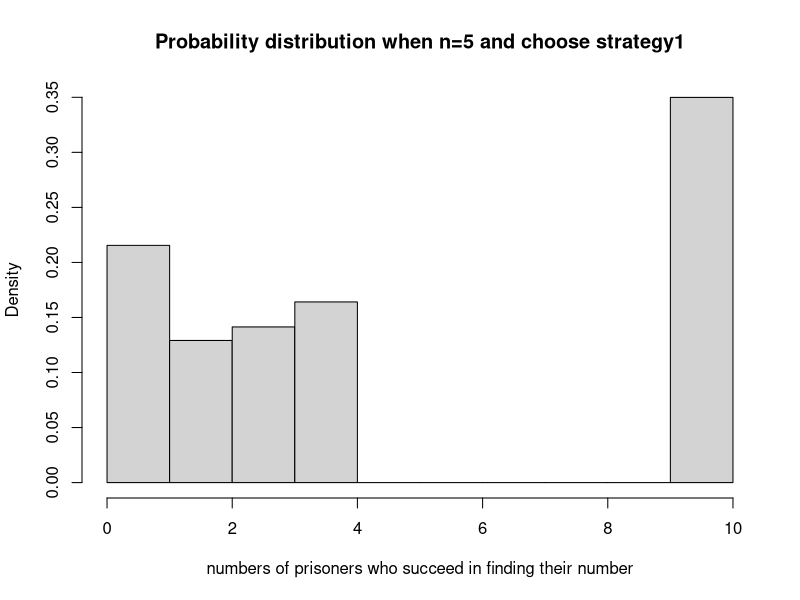
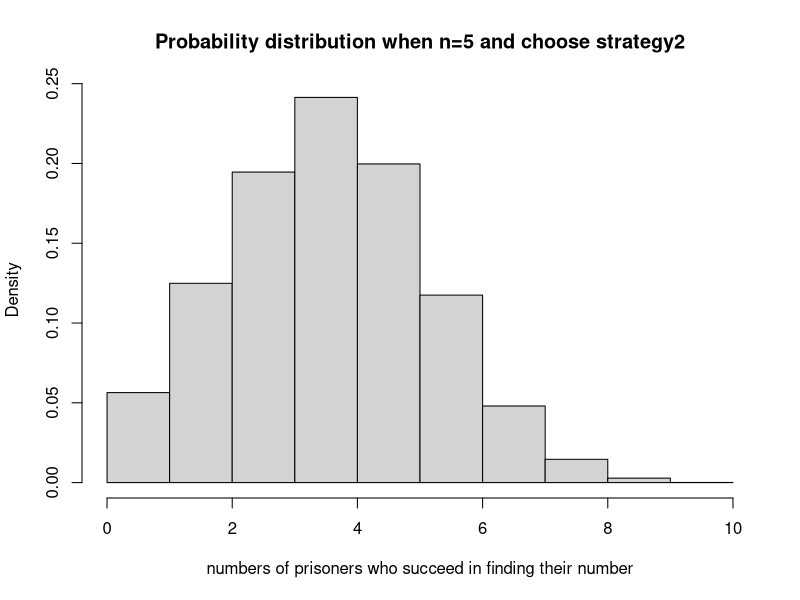
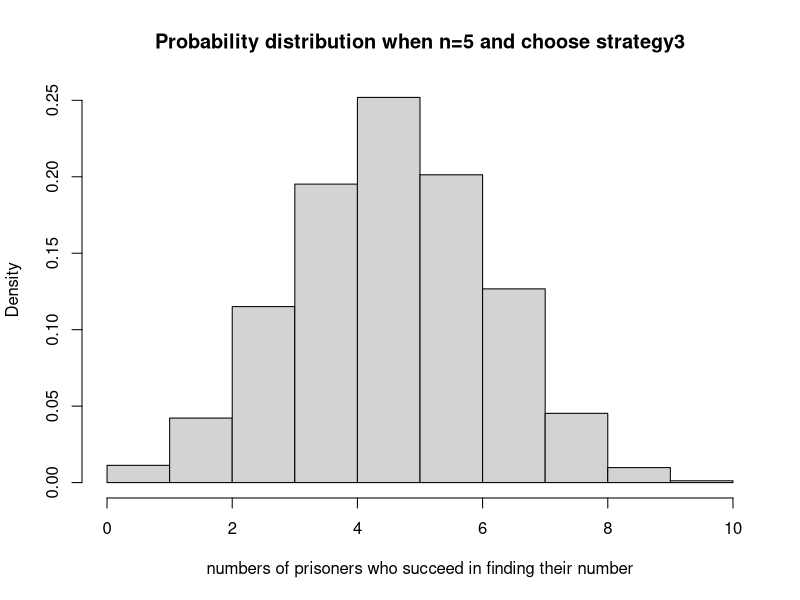
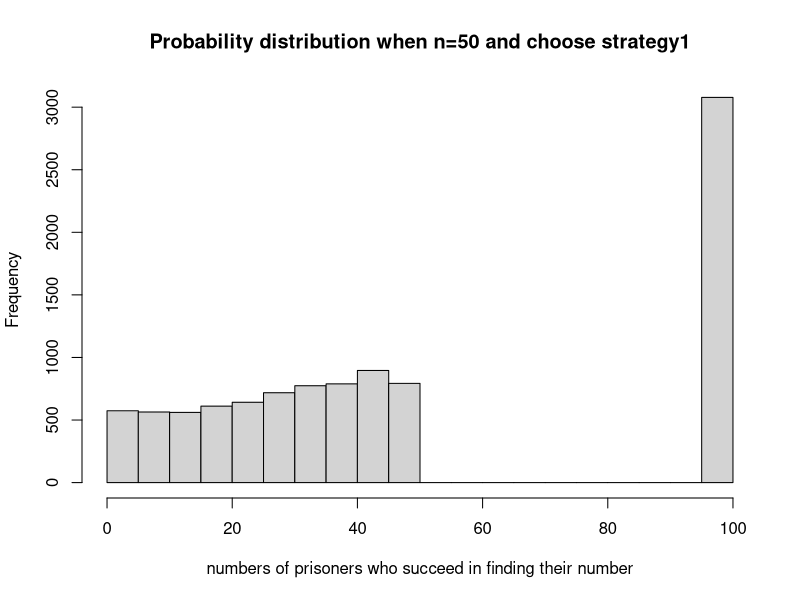
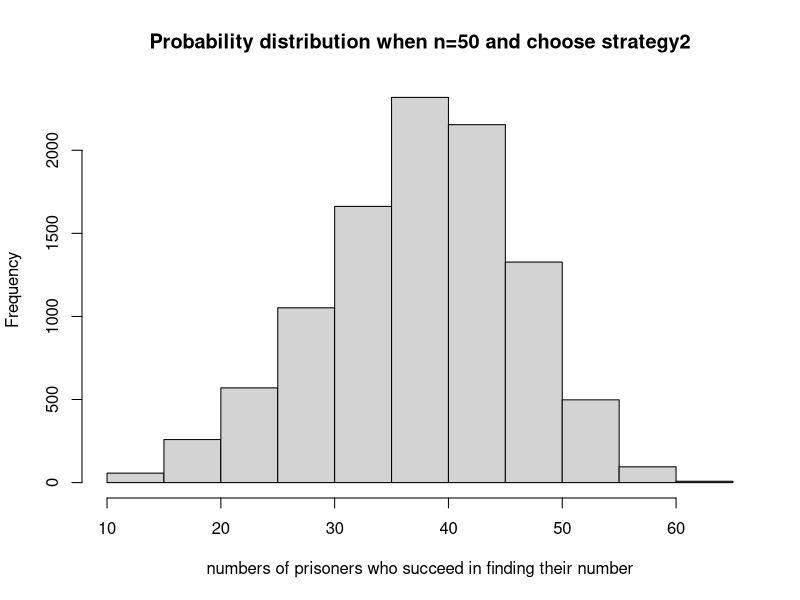
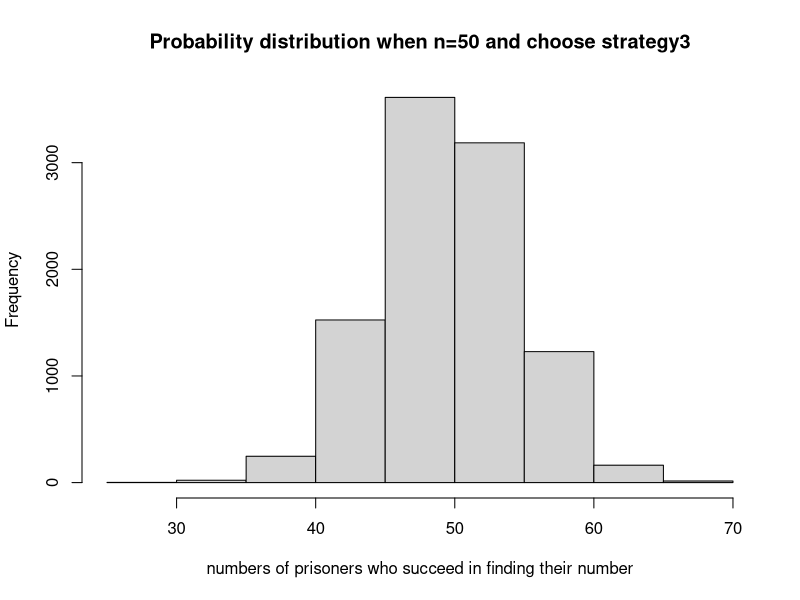
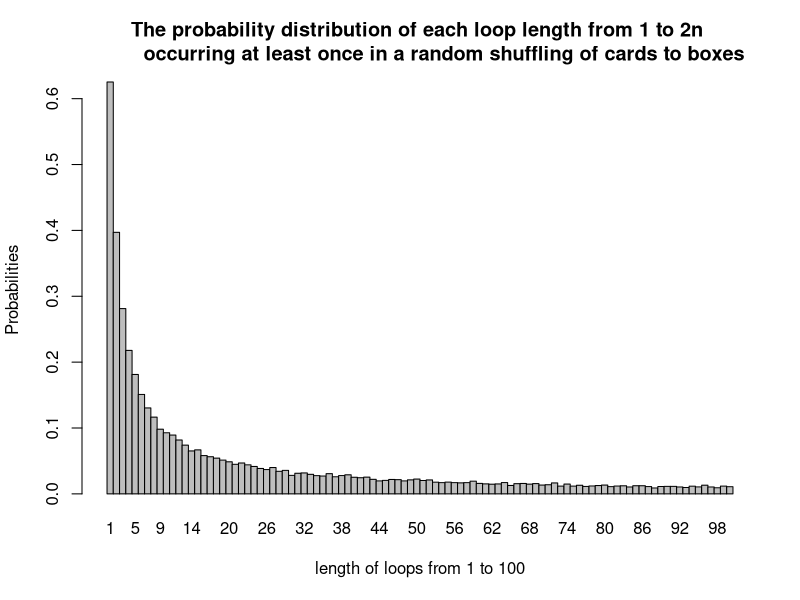

Write the R code that produced these figures, in order. (Note: a time limit stopped this script after it produced the figures.)
#Group member: Muhua Lu(s2445078), Luyu Sun(s2407311), Jiaqi Zhou(s2318871)
#The address of our github repo: https://github.com/lance0606/SP.git
#Member contributions:
#Luyu Sun is responsible for writing the code for startegy1/2/3 and comment improvement;
#Muhua Lu  is responsible for writing the code for Pone, Pall and example code;
#Jiaqi Zhou is responsible for writing the code for dloop and related functions and example code;
#While writing the code, we all ran into issues individually, but through group discussions, 
#we resolved those issues together as well. Each of us is responsible for our own part, 
#but each of us participated in the whole project, understood and discussed all the code.

#Overview：
#This project uses stochastic simulation to investigate a probability puzzle.

#And the set up of this puzzle is:
#there are 2n prisoners and each of them has a unique number (from 1 to 2n). 

#And there is a room with 2n boxes in this prison, each box with a unique number
#from 1 to 2n painted on the lid.

#There are 2n cards, each printed with a number chosen at random from 1 to 2n.

#The task of the prisoners is to find cards with the same number as their own by
#opening up to n boxes, and if all prisoners succeed in finding their number, 
#all of them will be freed.

#In addition, after each prisoner leaves the room, the room is fully restored to
#its original state. Prisoners who leave the room cannot communicate with 
#pri-soners who have not entered the room.

#There are three strategies, one of them has a surprisingly high probability of 
#setting all prisoners free, and the goal of this project is to find this high 
#probability strategy by comparing the outcomes of these three strategies.

#The specific content of these three strategies is:
#*Strategy1: first open the box with prisoner's number on it, check the number of
#card. If the number is not the prisoner's number, open the box with the number
#of card and repeat the procedure until the prisoner find the correct card or n
#boxes without finding it.
#*Strategy2: first open the box randomly, and then same process in strategy1.
#*Strategy3: open n boxes at random, checking each card for their number.

################################################################################

#Content of strategy1-Each prisoner starts from the box with the same number 
#as himself, and then opens the next box based on the card number in that box.

#Loop in turn until the prisoner finds a card with the same number as himself 
#or ends after looping n times.


##function "strategy1" is the code implementation of strategy1.

# The input to this function is:

#n: The prisoner can open the box at most n times, and the number of prisoners, 
#boxes and cards is 2n.

#k: Prisoner's number.

#box: distribution of 2n cards randomly assigned in 2n boxes.

##The output of this function is:

# Whether the prisoner found the correct card, if found, return the number "1", 
#otherwise return the number "0".

##Variable explanation in function:

#"found" indicates whether the prisoner found the correct card, the initial value 
#of 0 indicates that it was not found.

#"count" is used to count the number of times the prisoner opens the box, 
#the initial value is 1.

#"card_num" indicates the card number in the box opened each time, if card_num==k, 
#it means the prisoner finds a card with the same number as himself.

strategy1<-function(n,k,box){
  found<-0        
  count<-1        
  card_num<-box[k]        
  while (count<=n) {
    if (card_num==k) {
      found<-1
      break
    } else {
      card_num<-box[card_num]
    }
    count<-count+1
  }
  return(found)
}

################################################################################

#Content of strategy2: Each prisoner starts with a randomly numbered box 
#and then opens the next box based on the number of cards in that box.

#Loop in turn until the prisoner finds a card with the same number as himself 
#or ends after looping n times.

##function "strategy2" is the code implementation of strategy2.

# The input to this function is:

#n: The prisoner can open the box at most n times, and the number of prisoners, 
#boxes and cards is 2n.

#k: Prisoner's number.

#box: distribution of 2n cards randomly assigned in 2n boxes.

#The output of this function is:

# Whether the prisoner found the correct card, if found, return the number "1", 
#otherwise return the number "0".

#Explanation of variables in the function:

#found indicates whether the prisoner found the correct card, the initial value 
#of 0 indicates that it was not found.

#count is used to count the number of times the prisoner opens the box, 
#the initial value is 1.

#"random" means starting from a randomly selected box.

#"card_num" indicates the card number in the box opened each time, if card_num==k,
#it means the prisoner finds a card with the same number as himself.

strategy2<-function(n,k,box){
  found<-0
  count<-1
  random<-sample(1:(2*n),1)
  card_num<-box[random]
  while (count<=n) {
    if (card_num==k) {
      found<-1
      break
    } else {
      card_num<-box[card_num]
    }
    count<-count+1
  }
  return(found)
}

################################################################################

#Content of strategy3: Prisoners open n boxes at random and check if they 
#have their own numbered cards in them.

##function "strategy3" is the code implementation of strategy3.

#The input of this function is:

#n: The prisoner can open the box at most n times, and the number of prisoners, 
#boxes and cards is 2n.

#k: Prisoner's number.

#box: distribution of 2n cards randomly assigned in 2n boxes.

#The output of this function is:

# Whether the prisoner found the correct card, if found, return the number "1", 
#otherwise return the number "0".

#Explanation of variables in the function:

#"found“ indicates whether the prisoner found the correct card, the initial value 
#of 0 indicates that it was not found.

#"random" means to open n boxes randomly.

strategy3<-function(n,k,box){
  found<-0
  random<-sample(1:(2*n),n)
  if (k %in% box[random]){
    found<-1
  }
  return(found)
}
################################################################################

##Pone simulates 10,000 times the process of a given prisoner trying to find 
#the same card number as his own through three strategies.

##The input of this function:

#n: The prisoner can open the box at most n times, and the number of prisoners, 
#boxes and cards is 2n.

#k: Prisoner's number.

#strategy: The strategy used by the prisoner, the value can only be '1', '2', '3'.

#nreps: Number of simulations (default 10000).

##The output of this function:

#return the probability estimate.

##Variable explanation in function:

#"found" indicates whether the prisoner found the correct card, the initial value 
#of 0 indicates that it was not found.

#"boxes" means 2n cards are randomly distributed in 2n boxes.

#"prob" represents the frequency of successful discovery across all simulations.

Pone<-function(n,k,strategy,nreps=10000){
  found<-0
  for (i in 1:nreps){
    boxes<-sample(1:(2*n),2*n)
    
    #since the return value of strategy1/2/3 is 1 or 0,
    #it's now easy to calculate 'found' with simple addition
    if(strategy==1){
      found<-found+strategy1(n,k,boxes)
    }else if(strategy==2){
      found<-found+strategy2(n,k,boxes)
    }else if(strategy==3){
      found<-found+strategy3(n,k,boxes)
    }
  }
  prob<-found/nreps
  return(prob)
}

################################################################################


##Pall simulates the process of 10,000 times that all prisoners try to find 
#the same card number as themselves through three strategies in turn.

#The input of this function is:

#n: The prisoner can open the box at most n times, and the number of prisoners, 
#boxes and cards is 2n.

#strategy: The strategy used by the prisoner, the value can only be '1', '2', '3'.

#nreps: Number of simulations (default 10000).

##The output of this function is:

#Return a vector that records the results of each simulation 
#( the number of all prisoners that were successfully found).

##Variable explanation in function:

#"result" is a vector of length nreps, each element represents the result of the 
#current simulation.

#"boxes" means 2n cards are randomly distributed in 2n boxes.

#"prisoner" is the number of all prisoners.

#"found" indicates whether the prisoner found the correct card, the initial value 
#of 0 indicates that it was not found.

Pall<-function(n,strategy,nreps=10000){
  result<-rep(0,nreps)
  for (i in 1:nreps) {
    boxes<-sample(1:(2*n),2*n)
    prisoner<-1:(2*n)
    found<-0
    
    #since the return value of strategy1/2/3 is 1 or 0,
    #it's now easy to calculate 'found' with simple addition
    for (p in prisoner) {
      if(strategy==1){
        found<-found+strategy1(n,p,boxes)
      }else if(strategy==2){
        found<-found+strategy2(n,p,boxes)
      }else if(strategy==3){
        found<-found+strategy3(n,p,boxes)
      }
    }
    result[i]<-found
  }
  return(result)
}

################################################################################

##examples to show the results when n and strategy change.

#First simulate the individual probability when n=5 and 50.

sprintf('When n=5, the individual probability for choosing strategy1 is %f',Pone(5,10,1))
sprintf('When n=5, the individual probability for choosing strategy2 is %f',Pone(5,10,2))
sprintf('When n=5, the individual probability for choosing strategy3 is %f',Pone(5,10,3))
sprintf('When n=50, the individual probability for choosing strategy1 is %f',Pone(50,10,1))
sprintf('When n=50, the individual probability for choosing strategy2 is %f',Pone(50,10,2))
sprintf('When n=50, the individual probability for choosing strategy3 is %f',Pone(50,10,3))

#Then simulate the joint success probability distribution when n=5.

hist(Pall(5,1),col='lightgrey',main='Probability distribution when n=5 and choose strategy1',
     freq=F,breaks=10,xlab='numbers of prisoners who succeed in finding their number')
hist(Pall(5,2),col='lightgrey',main='Probability distribution when n=5 and choose strategy2',
     freq=F,breaks=10,xlab='numbers of prisoners who succeed in finding their number')
hist(Pall(5,3),col='lightgrey',main='Probability distribution when n=5 and choose strategy3',
     freq=F,breaks=10,xlab='numbers of prisoners who succeed in finding their number')

#simulate the joint success probability distribution when n=50.

hist(Pall(50,1),col='lightgrey',main='Probability distribution when n=50 and choose strategy1',
     xlab='numbers of prisoners who succeed in finding their number')
hist(Pall(50,2),col='lightgrey',main='Probability distribution when n=50 and choose strategy2',
     xlab='numbers of prisoners who succeed in finding their number')
hist(Pall(50,3),col='lightgrey',main='Probability distribution when n=50 and choose strategy3',
     xlab='numbers of prisoners who succeed in finding their number')

################################################################################

##Remarks about the surprising results:

#According to the results above, we can find that the individual probability for
#choosing 3 different strategies are close to be same, but the joint success
#probability distribution for choosing 3 strategies are very different. When
#prisoners choose strategy1, there are about 30% probability that they can all
#freed, while there is no chance for choosing strategy 2 and 3. 

################################################################################

##find_one_loop is used to find the loop starting with a certain number in the box.

##The input of the function:

#k: start number of loop.

#box: Represents the distribution of 2n cards randomly assigned in 2n boxes.

##The output of this function:

#Return a vector representing the found loop.

##Variable explanation in the function:

#"temp_k": Temporary variable for loop, initial assignment is k.

#"loop:" record the found loop.

find_one_loop<-function(k,box){
  temp_k<-k
  loop<-c(k)
  while(box[temp_k]!=k){
    temp_k<-box[temp_k]
    loop<-append(loop,temp_k)
  }
  return(loop)
}

################################################################################

##find_all_loop is used to find all loops that exist in the box.

##The input of this function:

#n: The number of prisoners, boxes and cards is 2n.

#box: Represents the distribution of 2n cards randomly assigned in 2n boxes.

##The output of this function:

#Return a vector that records the unique length of all loops that exist in the box.

##Variable explanation in the function:

#all_loop: record all loops, initially empty.

#idx: Indicates the number of the box.

find_all_loop<-function(n,box){
  all_loop<-c()
  idx<-1:(2*n)
  
  #Randomly select one of the remaining numbers to start to find a loop, 
  #and select a loop from all the numbers.
  
  #delete the number in the loop.
  
  while (length(idx)!=0) {
    k<-sample(idx,1)
    loop<-find_one_loop(k,box)
    all_loop<-append(all_loop,length(loop))
    idx<-idx[!idx %in% loop]
  }
  return(unique(all_loop))
}

################################################################################

##"dloop" is used to estimate the probability of each loop length from 1 to 2n 
#occurring at least once in a random shuffling of cards to boxes.

##The input of this function:

#n: The number of prisoners, boxes and cards is 2n.

#nreps: Number of simulations (default 10000).

##The output of this function:

#return a 2n-vector of probabilities.

##Variable explanation in the function:

#"prob": a vector of length 2n, counting the length counts of all loops 
#found in each simulation.

#"all_loop": record the unique length of all loops in each simulation.

dloop<-function(n,nreps=10000){
  prob<-rep(0,2*n)
  for (i in 1:nreps) {
    u<-sample(1:(2*n),2*n)
    all_loop<-find_all_loop(n,u)
    for (loop in all_loop) {
      prob[loop]<-prob[loop]+1
    }
  }
  prob<-prob/nreps
  return(prob)
}

################################################################################
#"dloop_plus" is used to count the length of the longest loop in each simulation; 
#in all simulations, count the number of occurrences of each longest loop, 
#and finally calculate the probability of each longest loop.

##The input of this function:

#n: The number of prisoners, boxes and cards is 2n.

#nreps: Number of simulations (default 10000).

##The output of this function:

#return a 2n-vector of probabilities.

##Variable explanation in the function:

#"prob": a vector of length 2n, count the maximum length of all loops found 
#in each simulation and count.

#"all_loop": record the unique length of all loops in each simulation.

dloop_plus<-function(n,nreps=10000){
  prob<-rep(0,2*n)
  for (i in 1:nreps) {
    u<-sample(1:(2*n),2*n)
    all_loop<-find_all_loop(n,u)
    
    prob[max(all_loop)]<-prob[max(all_loop)]+1
  }
  prob<-prob/nreps
  return(prob)
}

################################################################################

##probabilities visualization using dloop for n=50
prob<-dloop(50)
barplot(prob,space = 0,names.arg = 1:100,
        main='The probability distribution of each loop length from 1 to 2n 
        occurring at least once in a random shuffling of cards to boxes',
        xlab='length of loops from 1 to 100',ylab='Probabilities')

##probabilities visualization using dloop for n=50
prob1<-dloop_plus(50)
barplot(prob1,space = 0,names.arg = 1:100,
        main='The probability distribution of each longest loop occuring 
        in a random shuffling of cards to boxes',
        xlab='length of longest loop',ylab='Probabilities')
sprintf('The probability that there is no loop longer than 50 is %f',sum(prob1[1:50]))
